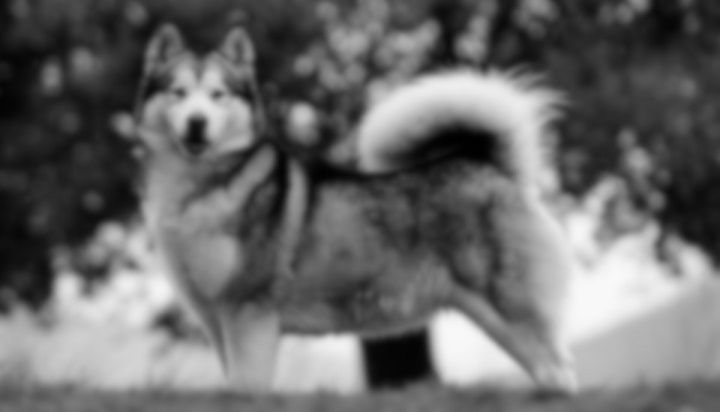
#> input picture Taller1Python/1.jpg, 720 x 412 px
$ python t1.py
#> lines starting #> are read from the running program, lines starting #| are printed output that depends on the picture
import cv2
import numpy as np
import matplotlib.pyplot as plt
from skimage import data
from scipy.ndimage.filters import median_filter

image = cv2.imread('1.jpg').astype('uint16')
#> image: shape (412, 720, 3) uint16; min 0, max 249, mean 105.4

kernel_sharpening = np.array([[-1,-1,-1],
                              [-1, 8,-1],
                              [-1,-1,-1]])

sharpened = cv2.filter2D(image, -1, kernel_sharpening)
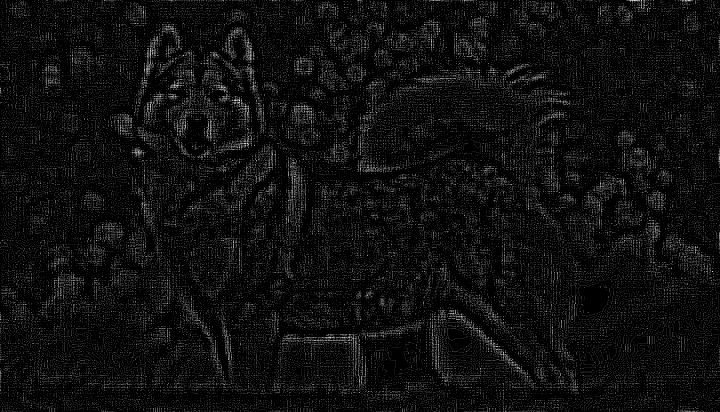
#> sharpened: shape (412, 720, 3) uint16; min 0, max 35, mean 2; drawn with min black and max white
plt.subplot(121),plt.imshow(image)
plt.subplot(122),plt.imshow(sharpened)

plt.show()
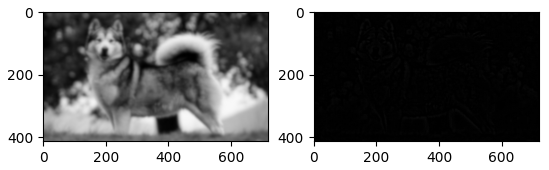
#> figure drawn by matplotlib, 2 panels
